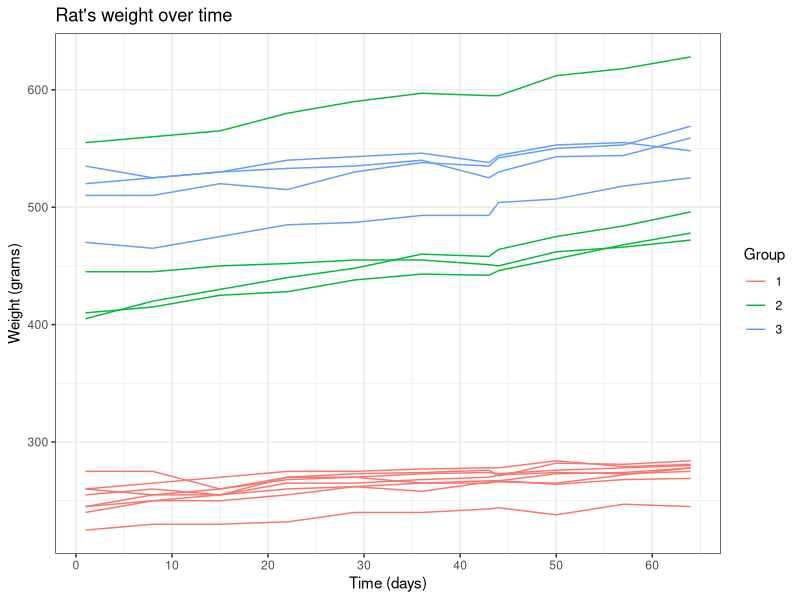
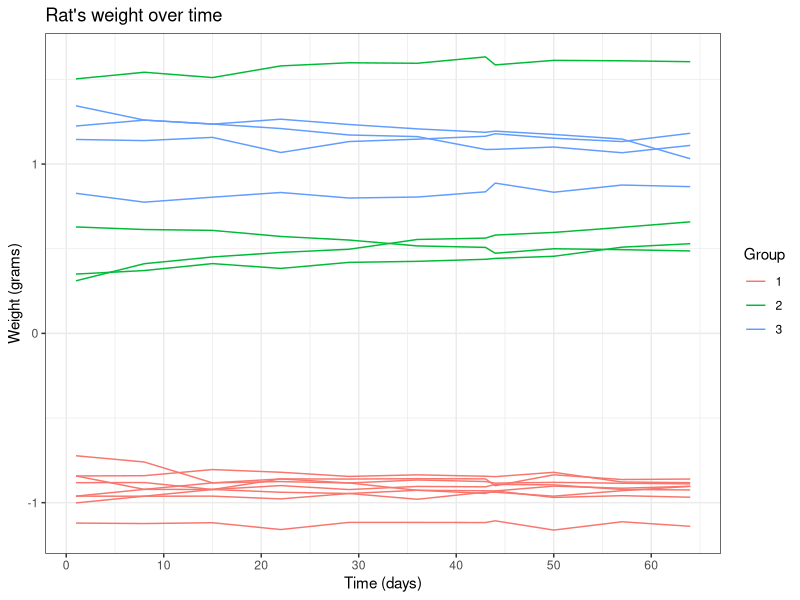
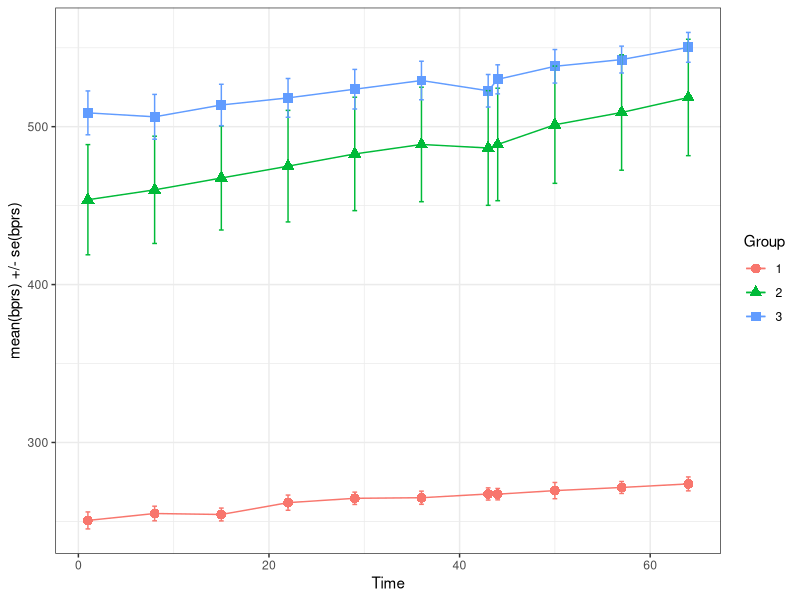
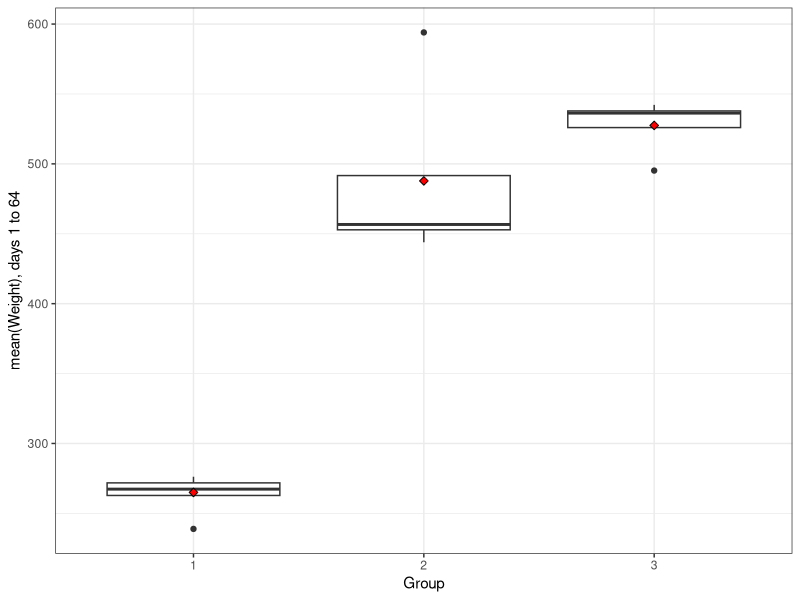
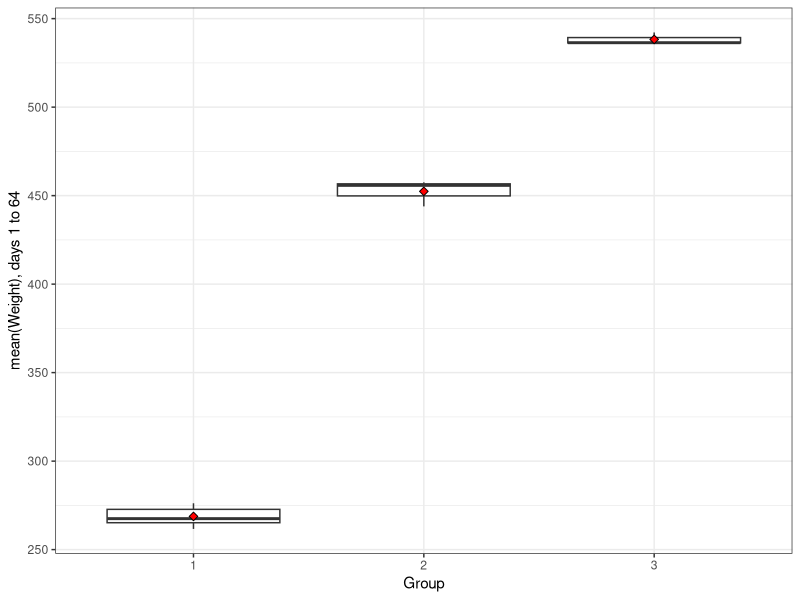
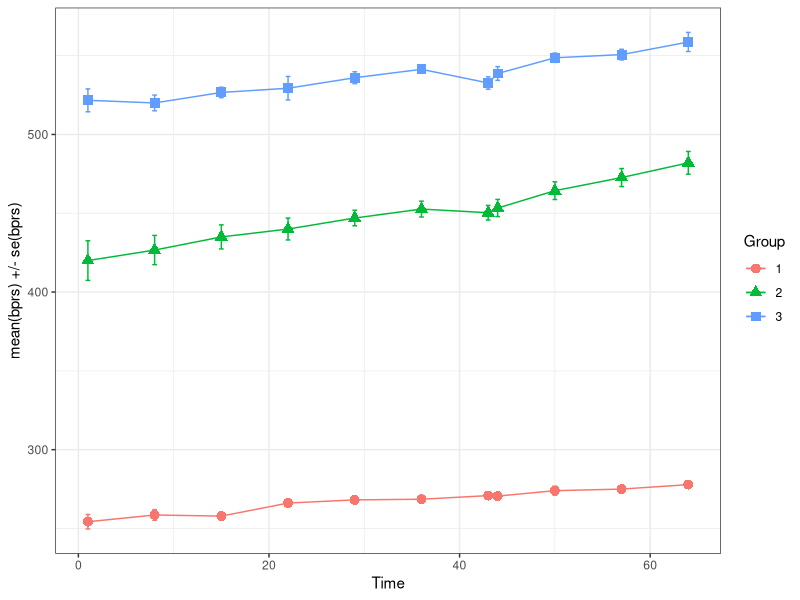
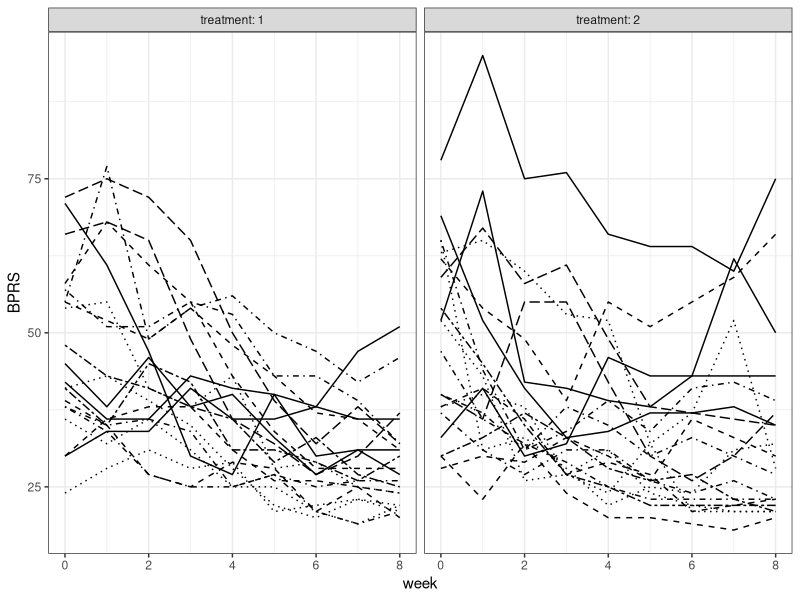
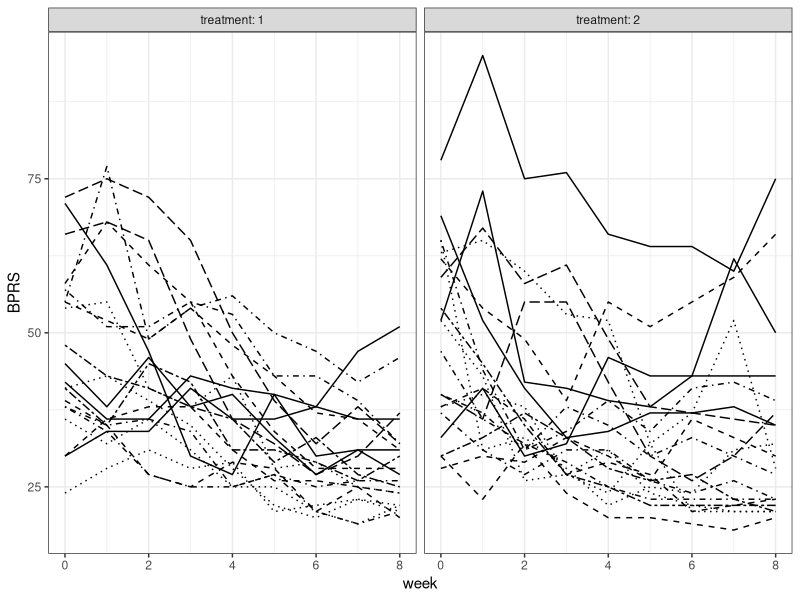

These figures' R source, in order:
## ---- chunk 1
date()
## ---- chunk 2

knitr::opts_knit$set(root.dir ="C:/Users/ramosgon/OneDrive - University of Helsinki/Courses/OpenDataScience/IODS-project/Data")

library(ggpubr)
library(tidyverse)
library(ggplot2)
library(lme4)

## ---- chunk 3

rats <- read.csv("rats_long.csv") %>%
   mutate(across(c(ID, Group), factor))

## ---- chunk 4

str(rats)
summary(rats)

## ---- chunk 5

rats %>%
  ggplot(aes(x = Time, y = Weight, group = ID)) +
  geom_line(aes(col = Group)) +
  scale_x_continuous(name = "Time (days)", breaks = seq(0, 60, 10)) +
  scale_y_continuous(name = "Weight (grams)") +
  ggtitle("Rat's weight over time") +
  theme_bw()

## ---- chunk 6

rats <- rats %>%
  group_by(Time) %>%
  mutate(stdweight = (Weight - mean(Weight))/sd(Weight)) %>%
  ungroup()

rats %>%
  ggplot(aes(x = Time, y = stdweight, group = ID)) +
  geom_line(aes(col = Group)) +
  scale_x_continuous(name = "Time (days)", breaks = seq(0, 60, 10)) +
  scale_y_continuous(name = "Weight (grams)") +
  ggtitle("Rat's weight over time") +
  theme_bw()

## ---- chunk 7

ratsTS <- rats %>%
  group_by(Group, Time) %>%
  summarise(mean = mean(Weight), se = sd(Weight)/sqrt(n()) ) %>%
  ungroup()

glimpse(ratsTS)

ratsTS %>%
  ggplot(aes(x = Time, y = mean, col = Group, shape = Group)) +
  geom_line() +
  geom_point(size = 3) +
  geom_errorbar(aes(ymin = mean - se, ymax = mean + se), width=0.5) +
  scale_y_continuous(name = "mean(bprs) +/- se(bprs)") +
  theme_bw()

## ---- chunk 8

ratsGS <- rats %>%
  filter(Time > 1) %>%
  group_by(Group, ID) %>%
  summarise(mean = mean(Weight)) %>%
  ungroup()

glimpse(ratsGS)

ratsGS %>%
  ggplot(aes(x = Group, y = mean)) +
  geom_boxplot() +
  stat_summary(fun = "mean", geom = "point", shape=23, size=2, fill = "red") +
  scale_y_continuous(name = "mean(Weight), days 1 to 64") +
  theme_bw()

## ---- chunk 9

ratsGS1 <- ratsGS %>%
  filter((Group == 1 & mean > 250) | (Group == 2 & mean < 550) | (Group == 3 & mean > 500))

outlierIDs <- ratsGS %>%
  mutate(outlier = !((Group == 1 & mean > 250) | (Group == 2 & mean < 550) | (Group == 3 & mean > 500))) %>%
  filter(outlier) %>%
  .$ID

ratsGS1 %>%
  ggplot(aes(x = Group, y = mean)) +
  geom_boxplot() +
  stat_summary(fun = "mean", geom = "point", shape=23, size=2, fill = "red") +
  scale_y_continuous(name = "mean(Weight), days 1 to 64") +
  theme_bw()

## ---- chunk 10

ratsnoO <- rats %>%
  filter(!(ID %in% outlierIDs))

ratsTS1 <- ratsnoO %>%
  group_by(Group, Time) %>%
  summarise(mean = mean(Weight), se = sd(Weight)/sqrt(n())) %>%
  ungroup()

glimpse(ratsTS1)

ratsTS1 %>%
  ggplot(aes(x = Time, y = mean, col = Group, shape = Group)) +
  geom_line() +
  geom_point(size = 3) +
  geom_errorbar(aes(ymin = mean - se, ymax = mean + se), width=0.5) +
  scale_y_continuous(name = "mean(bprs) +/- se(bprs)") +
  theme_bw()

## ---- chunk 11

groups <- c(3,2,1)
stats <- sapply(groups, function(g){
  test <- t.test(mean ~ Group, data = filter(ratsGS, Group != g), var.equal = TRUE)
  return(c(test$p.val, unlist(test$conf.int))) 
})
colnames(stats) <- c("G 1 and 2:", "G 1 and 3:", "G 2 and 3:")
rownames(stats) <- c("pval", "conf_int_low", "conf_int_high")
t(stats)

## ---- chunk 12

baseline <- rats %>% 
  filter(Time == 1) %>%
  .$Weight

ratsGS2 <- ratsGS %>%
  mutate(baseline = baseline)

fit <- lm(mean ~ baseline + Group, data = ratsGS2)

anova(fit)

## ---- chunk 13

bprs <- read.csv("bprs_long.csv") %>%
  mutate(across(c(treatment, subject), factor))

## ---- chunk 14

str(bprs)
summary(bprs)

## ---- chunk 15

bprs %>%
  ggplot(aes(x = week, y = BPRS)) +
  geom_line(aes(linetype = subject)) +
  scale_linetype_manual(values = rep(1:10, times=4)) +
  facet_wrap("treatment", labeller = label_both) +
  theme_bw() +
  theme(legend.position = "none")

## ---- chunk 16

bprs_reg <- lm(BPRS ~ week + treatment, data = bprs)
summary(bprs_reg)

## ---- chunk 17

bprs_ref <- lmer(BPRS ~ week + treatment + (1 | subject), data = bprs, REML = F)
summary(bprs_ref)

## ---- chunk 18

bprs_ref1 <- lmer(BPRS ~ week + treatment + (week | subject), data = bprs, REML = F)
summary(bprs_ref1)

## ---- chunk 19

anova(bprs_ref1,bprs_ref)

## ---- chunk 20

bprs_ref2 <- lmer(BPRS ~ week * treatment + (week | subject), data = bprs, REML = F)
summary(bprs_ref2)

## ---- chunk 21

anova(bprs_ref2, bprs_ref1)

## ---- chunk 22

g1 <- bprs %>%
  ggplot(aes(x = week, y = BPRS)) +
  geom_line(aes(linetype = subject)) +
  scale_linetype_manual(values = rep(1:10, times=4)) +
  facet_wrap("treatment", labeller = label_both) +
  theme_bw() +
  theme(legend.position = "none")
g1

## ---- chunk 23

Fitted <- fitted(bprs_ref2)

bprs <- bprs %>%
  mutate(Fitted)

g2 <- bprs %>%
  ggplot(aes(x = week, y = Fitted)) +
  geom_line(aes(linetype = subject)) +
  scale_linetype_manual(values = rep(1:10, times=4)) +
  facet_wrap("treatment", labeller = label_both) +
  theme_bw() +
  theme(legend.position = "none")

ggarrange(g1, g2, ncol = 1)

